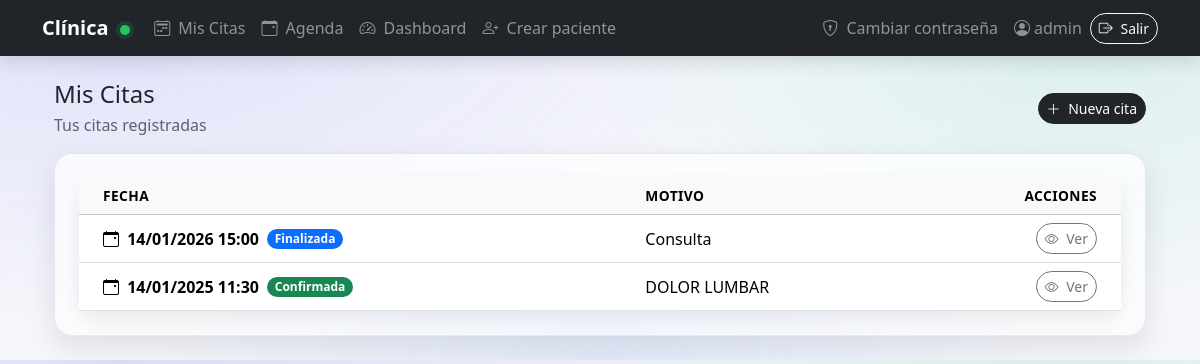
The app's page /appointments/my/ (signed in) with its own data.
### appointments/models.py (models this page shows, shortened)
class Appointment(models.Model):
    STATUS_CHOICES = [
        ("PENDING", "Pendiente"),
        ("CONFIRMED", "Confirmada"),
        ("CANCELLED", "Cancelada"),
        ("DONE", "Finalizada"),
    ]
    patient = models.ForeignKey(Patient, on_delete=models.PROTECT, related_name="appointments")
    doctor = models.ForeignKey(settings.AUTH_USER_MODEL, on_delete=models.PROTECT, related_name="doctor_appointments")
    start_time = models.DateTimeField()
    end_time = models.DateTimeField()
    reason = models.CharField(max_length=255, blank=True)
    status = models.CharField(max_length=20, choices=STATUS_CHOICES, default="PENDING")
    created_at = models.DateTimeField(auto_now_add=True)
    class Meta:
        ordering = ["-start_time"]

### appointments/views.py (the view)
# urls.py: path("my/", views.my_appointments, name="my_appointments"),
@login_required
def my_appointments(request):
    is_patient = _is_patient(request.user)
    if is_patient:
        qs = Appointment.objects.filter(
            patient=request.user.patient_profile
        ).order_by("-start_time")
    else:
        qs = Appointment.objects.all().order_by("-start_time")
    return render(
        request,
        "appointments/my_appointments.html",
        {"appointments": qs, "is_patient": is_patient},
    )

### accounts/templatetags/user_extras.py (called while the page is built)
@register.filter
def has_patient_profile(user):
    return hasattr(user, "patient_profile")

### appointments/views.py (called while the page is built)
def _is_patient(user) -> bool:
    return hasattr(user, "patient_profile")

### appointments/templates/appointments/my_appointments.html (shortened to what this page needs)
{% extends "base.html" %}
{% load user_extras %}
{% block content %}
<div class="container">
  <div class="d-flex align-items-center justify-content-between mb-3">
    <div>
      <h1 class="h4 mb-1">Mis Citas</h1>
      <div class="muted">Tus citas registradas</div>
    </div>
    {% if not user|has_patient_profile %}
      <a href="{% url 'appointment_create' %}" class="btn btn-dark btn-sm btn-pill">
        <i class="bi bi-plus-lg me-1"></i> Nueva cita
      </a>
    {% endif %}
  </div>
  <div class="panel-glass p-3 p-md-4">
    <div class="card card-soft border-0">
      <div class="card-body p-0">
        <div class="table-responsive">
          <table class="table align-middle mb-0">
            <thead class="table-light">
              <tr>
                <th class="ps-4">Fecha</th>
                <th>Motivo</th>
                <th class="text-end pe-4">Acciones</th>
              </tr>
            </thead>
            <tbody>
              {% for appointment in appointments %}
                <tr>
                  <td class="ps-4">
                    <div class="d-flex align-items-center gap-2 flex-wrap">
                      <span class="fw-semibold">
                        <i class="bi bi-calendar-event me-1"></i>
                        {{ appointment.start_time|date:"d/m/Y H:i" }}
                      </span>
                      {% if appointment.status == "CONFIRMED" %}
                        <span class="badge bg-success">Confirmada</span>
                      {% elif appointment.status == "PENDING" %}
                        <span class="badge bg-warning text-dark">Pendiente</span>
                      {% elif appointment.status == "CANCELLED" %}
                        <span class="badge bg-danger">Cancelada</span>
                      {% elif appointment.status == "DONE" %}
                        <span class="badge bg-primary">Finalizada</span>
                      {% else %}
                        <span class="badge text-bg-light border">{{ appointment.status }}</span>
                      {% endif %}
                    </div>
                  </td>
                  <td class="text-break">{{ appointment.reason|default:"—" }}</td>
                  <td class="text-end pe-4">
                    <a href="{% url 'appointment_detail' appointment.id %}"
                       class="btn btn-outline-secondary btn-sm btn-pill">
                      <i class="bi bi-eye me-1"></i> Ver
                    </a>
                  </td>
                </tr>
              {% endfor %}
            </tbody>
          </table>
        </div>
      </div>
    </div>
  </div>
</div>
{% endblock %}

### templates/base.html (shortened to what this page needs)
{% load user_extras %}
<!doctype html>
<html lang="es">
  <head>
    <link href="https://cdn.jsdelivr.net/npm/bootstrap@5.3.3/dist/css/bootstrap.min.css" rel="stylesheet">
    <link href="https://cdn.jsdelivr.net/npm/bootstrap-icons@1.11.3/font/bootstrap-icons.min.css" rel="stylesheet">
  </head>
  <body>
    <nav class="navbar navbar-expand-lg navbar-dark bg-dark">
      <div class="container">
        <a class="navbar-brand fw-semibold" href="{% url 'home' %}">
          Clínica <span class="brand-dot"></span>
        </a>
        <div class="collapse navbar-collapse" id="nav">
          <ul class="navbar-nav me-auto">
            {% if user.is_authenticated %}
              <li class="nav-item">
                <a class="nav-link" href="{% url 'my_appointments' %}">
                  <i class="bi bi-calendar2-week me-1"></i> Mis Citas
                </a>
              </li>
              {% if not user|has_patient_profile %}
                <li class="nav-item">
                  <a class="nav-link" href="{% url 'doctor_agenda' %}">
                    <i class="bi bi-calendar-event me-1"></i> Agenda
                  </a>
                </li>
                <li class="nav-item">
                  <a class="nav-link" href="{% url 'doctor_dashboard' %}">
                    <i class="bi bi-speedometer2 me-1"></i> Dashboard
                  </a>
                </li>
                <li class="nav-item">
                  <a class="nav-link" href="{% url 'patient_create' %}">
                    <i class="bi bi-person-plus me-1"></i> Crear paciente
                  </a>
                </li>
              {% else %}
                <li class="nav-item">
                  <a class="nav-link" href="{% url 'patient_history' %}">
                    <i class="bi bi-clock-history me-1"></i> Historial
                  </a>
                </li>
              {% endif %}
            {% endif %}
          </ul>
          <ul class="navbar-nav ms-auto align-items-lg-center gap-lg-2">
            {% if user.is_authenticated %}
              <li class="nav-item">
                <a class="nav-link" href="{% url 'password_change' %}">
                  <i class="bi bi-shield-lock me-1"></i> Cambiar contraseña
                </a>
              </li>
              <li class="nav-item">
                <span class="navbar-text text-white-50">
                  <i class="bi bi-person-circle me-1"></i>{{ user.username }}
                </span>
              </li>
              <li class="nav-item">
                <form method="post" action="{% url 'logout' %}" class="m-0">
                  <button class="btn btn-outline-light btn-sm btn-pill" type="submit">
                    <i class="bi bi-box-arrow-right me-1"></i> Salir
                  </button>
                </form>
              </li>
            {% else %}
              <li class="nav-item">
                <a class="nav-link link-muted" href="{% url 'login' %}">
                  <i class="bi bi-box-arrow-in-right me-1"></i> Entrar
                </a>
              </li>
            {% endif %}
          </ul>
        </div>
      </div>
    </nav>
    <main class="container py-4">
      {% block content %}{% endblock %}
    </main>
  </body>
</html>

### templates/base.html (style rules this page uses)
:root { --glass: rgba(255,255,255,.72); --glass2: rgba(255,255,255,.52); --stroke: rgba(17,24,39,.08); --shadow: 0 12px 30px rgba(17,24,39,.10); --shadow2: 0 8px 18px rgba(17,24,39,.08); }
body { background: radial-gradient(1200px 600px at 10% 0%, rgba(99,102,241,.16), transparent 55%), radial-gradient(900px 500px at 90% 10%, rgba(16,185,129,.12), transparent 55%), radial-gradient(800px 400px at 50% 100%, rgba(59,130,246,.10), transparent 55%), #f6f7fb; }
.navbar { box-shadow: 0 6px 18px rgba(0,0,0,.12); }
.navbar .nav-link { opacity:.92; }
.brand-dot { width:10px; height:10px; border-radius:999px; background:#22c55e; display:inline-block; margin-left:.4rem; box-shadow:0 0 0 4px rgba(34,197,94,.15); }
.muted { color: rgba(17,24,39,.65); }
.panel-glass { background: linear-gradient(180deg, var(--glass), var(--glass2)); border: 1px solid var(--stroke); border-radius: 18px; box-shadow: var(--shadow); backdrop-filter: blur(10px); }
.card-soft { border-radius: 16px; box-shadow: var(--shadow2); }
.btn-pill { border-radius: 999px; }
.table thead th { font-size:.86rem; text-transform: uppercase; letter-spacing:.03em; }
.badge { border-radius: 999px; }

### records on screen
Appointment: start_time "14/01/2026 15:00", status "Finalizada", reason "Consulta"
Appointment: start_time "14/01/2025 11:30", status "Confirmada", reason "DOLOR LUMBAR"

### other values on screen
{{ user.username }} "admin"
